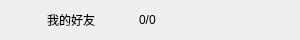
<?xml version="1.0" encoding="UTF-8"?>
<ui version="4.0">
 <class>QQCellTitle</class>
 <widget class="QWidget" name="QQCellTitle">
  <property name="geometry">
   <rect>
    <x>0</x>
    <y>0</y>
    <width>300</width>
    <height>30</height>
   </rect>
  </property>
  <property name="windowTitle">
   <string>Form</string>
  </property>
  <layout class="QHBoxLayout" name="horizontalLayout">
   <item>
    <widget class="QLabel" name="label">
     <property name="minimumSize">
      <size>
       <width>0</width>
       <height>0</height>
      </size>
     </property>
     <property name="maximumSize">
      <size>
       <width>30</width>
       <height>30</height>
      </size>
     </property>
     <property name="layoutDirection">
      <enum>Qt::RightToLeft</enum>
     </property>
     <property name="text">
      <string/>
     </property>
     <property name="pixmap">
      <pixmap resource="res.qrc">:/images/向右箭头.png</pixmap>
     </property>
    </widget>
   </item>
   <item>
    <widget class="QLabel" name="label_2">
     <property name="text">
      <string>我的好友</string>
     </property>
    </widget>
   </item>
   <item>
    <widget class="QLabel" name="label_3">
     <property name="minimumSize">
      <size>
       <width>150</width>
       <height>0</height>
      </size>
     </property>
     <property name="maximumSize">
      <size>
       <width>150</width>
       <height>16777215</height>
      </size>
     </property>
     <property name="text">
      <string>0/0</string>
     </property>
    </widget>
   </item>
  </layout>
 </widget>
 <resources>
  <include location="res.qrc"/>
 </resources>
 <connections/>
</ui>
